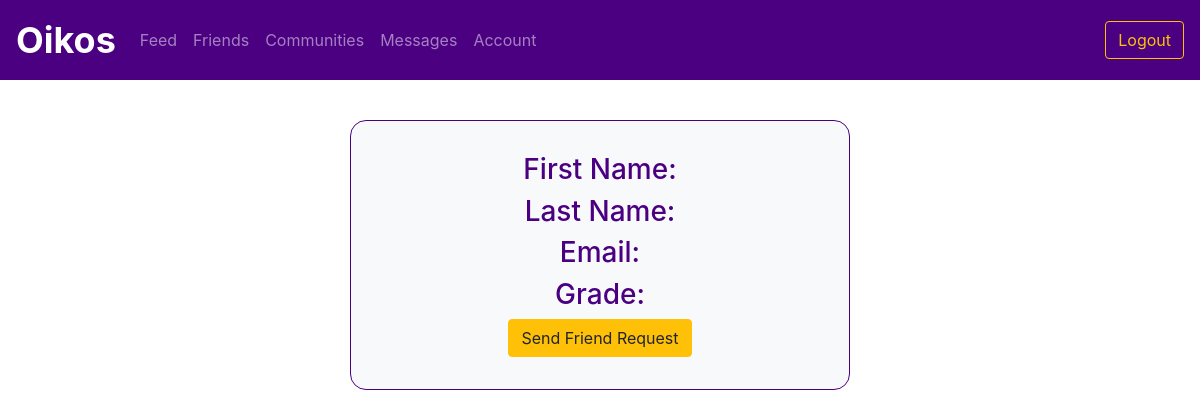
The page /profile/2 (signed in) on the database as committed earlier.
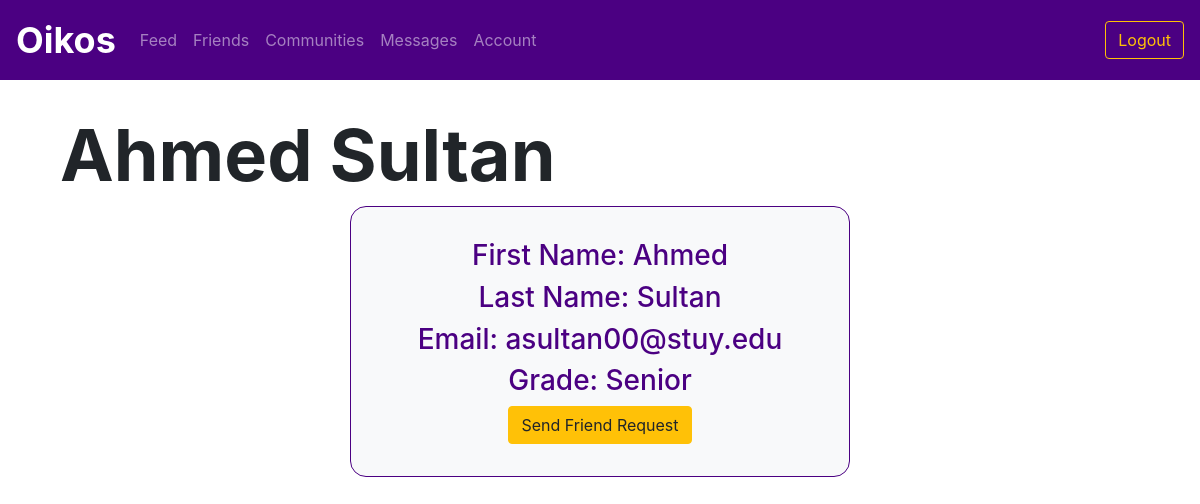
The same page on the database as committed later.
### utl/models.py (models this page shows)
class User(db.Model):
    userID = db.Column(db.Integer, primary_key=True)
    email = db.Column(db.Text, unique=True, nullable=False)
    password = db.Column(db.Text, nullable=False)
    firstName = db.Column(db.Text, nullable=False)
    lastName = db.Column(db.Text, nullable=False)
    displayName = db.Column(db.Text, nullable=False)
    grade = db.Column(db.Text, nullable=False)

### app.py (the view)
@app.route("/profile/<userID>")
@login_required
def profile(userID):
    currentuserID = session['userID']
    if currentuserID == int(userID):
        return redirect(url_for('myfeed'))
    else:
        user = usersfunctions.getUser(userID)
        isFriend = friendsfunctions.isFriend(currentuserID, userID)
        return render_template("profile.html", user=user, isFriend=isFriend)

### app.py (called while the page is built)
def login_required(f):
    @wraps(f)
    def decorated_function(*args, **kwargs):
        if "userID" not in session:
            return redirect(url_for('login'))
        return f(*args, **kwargs)
    return decorated_function

### utl/friends.py (called while the page is built)
def isFriend(userID, friendID):
    friend = Friend.query.filter_by(userID=userID, friendID=friendID).first()
    return friend != None

### utl/users.py (called while the page is built)
def getUser(userID):
    user = User.query.filter_by(userID=userID).first()
    return user

### templates/profile.html (shortened to what this page needs)
{% extends "logbase.html" %}
{% block body %}
    <div class="content">
        <h1 class="display-3" style="font-weight: 700; padding-left: 5vw; padding-top: 5vh;">{{ user.displayName }}</h1>
    </div>
    <div class="container col-md-5 bg-light border border-primary text-center" style="padding: 2em; border-radius: 1em;">
        <h3>First Name: {{ user.firstName }}</h3>
        <h3>Last Name: {{ user.lastName }}</h3>
        <h3>Email: {{ user.email }}</h3>
        <h3>Grade: {{ user.grade }}</h3>
        {% if isFriend == False %}
        <a href="/sendfriendrequest/{{ user.userID }}" class="btn btn-warning">Send Friend Request</a>
        {% endif %}
    </div>
{% endblock %}

### templates/logbase.html
{% extends "base.html" %}
{% block profile %}
<li class="nav-item">
    <a class="nav-item nav-link" href="/feed">Feed</a></li>
<li class="nav-item">
    <a class="nav-item nav-link" href="/friends">Friends</a></li>
<li class="nav-item">
    <a class="nav-item nav-link" href="/communities">Communities</a></li>
<li class="nav-item">
    <a class="nav-item nav-link" href="/messages">Messages</a></li>
<li class="nav-item">
    <a class="nav-item nav-link" href="/me">Account</a></li>
{% endblock %}
{% block loginoptions %}
<form class="form-inline my-2 my-lg-0" action="/logout">
    <button class="btn btn-outline-warning my-2 my-sm-0" type="submit">Logout</button>
</form>
{% endblock %}

### templates/base.html (shortened to what this page needs)
<!DOCTYPE html>
  <html>
  <head>
    <link rel="stylesheet" href="https://stackpath.bootstrapcdn.com/bootstrap/4.4.1/css/bootstrap.min.css"
>
    <link rel="stylesheet" href="../static/css/style.css">
  </head>
  <body>
      <header>
        <nav class="navbar fixed-top navbar-expand-lg navbar-dark bg-primary">
        <a class="navbar-brand" href="/dashboard"><b>Oikos</b></a>
        <div class="collapse navbar-collapse" id="navbarContent">
          <ul class="navbar-nav mr-auto">
            {% block profile %}{% endblock %}
          </ul>
          {% block loginoptions %} {% endblock %}
        </div>
    </nav>
    <br>
    <br>
    <br>
</header>
    {% block body %} {% endblock %}
  </body>
</html>

### static/css/style.css (style rules this page uses)
.bg-primary { background-color: indigo !important; }
.border-primary { color: indigo !important; }
.nav-item { color: white; }
.navbar .navbar-brand { font-size: 36px; }
.border-primary { border-color: indigo !important; }

Rows that differ between the two databases and show on the page:
added User: displayName "Ahmed Sultan", firstName "Ahmed", lastName "Sultan", email "asultan00@stuy.edu", grade "Senior"
